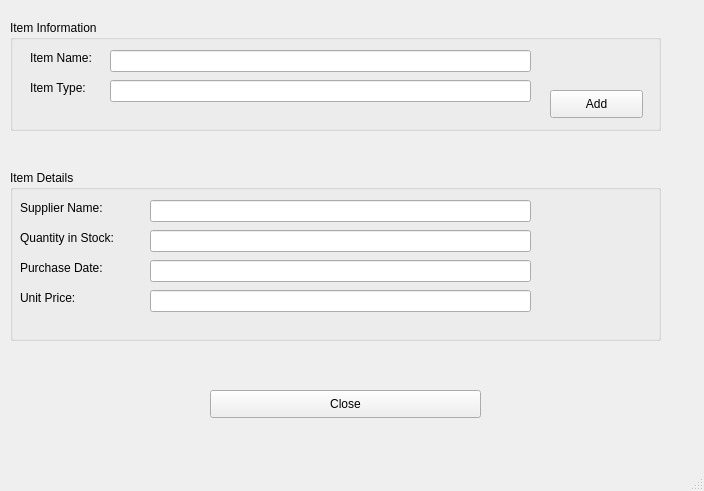
<?xml version="1.0" encoding="UTF-8"?>
<ui version="4.0">
 <class>MainWindow</class>
 <widget class="QMainWindow" name="MainWindow">
  <property name="geometry">
   <rect>
    <x>0</x>
    <y>0</y>
    <width>704</width>
    <height>491</height>
   </rect>
  </property>
  <property name="windowTitle">
   <string>MainWindow</string>
  </property>
  <widget class="QWidget" name="centralwidget">
   <widget class="QGroupBox" name="groupBox">
    <property name="geometry">
     <rect>
      <x>10</x>
      <y>20</y>
      <width>651</width>
      <height>111</height>
     </rect>
    </property>
    <property name="title">
     <string>Item Information</string>
    </property>
    <widget class="QLabel" name="label">
     <property name="geometry">
      <rect>
       <x>20</x>
       <y>30</y>
       <width>81</width>
       <height>16</height>
      </rect>
     </property>
     <property name="text">
      <string>Item Name:</string>
     </property>
    </widget>
    <widget class="QLabel" name="label_2">
     <property name="geometry">
      <rect>
       <x>20</x>
       <y>60</y>
       <width>81</width>
       <height>16</height>
      </rect>
     </property>
     <property name="text">
      <string>Item Type:</string>
     </property>
    </widget>
    <widget class="QLineEdit" name="lineEdit">
     <property name="geometry">
      <rect>
       <x>100</x>
       <y>30</y>
       <width>421</width>
       <height>22</height>
      </rect>
     </property>
    </widget>
    <widget class="QLineEdit" name="lineEdit_2">
     <property name="geometry">
      <rect>
       <x>100</x>
       <y>60</y>
       <width>421</width>
       <height>22</height>
      </rect>
     </property>
    </widget>
    <widget class="QPushButton" name="pushButton">
     <property name="geometry">
      <rect>
       <x>540</x>
       <y>70</y>
       <width>93</width>
       <height>28</height>
      </rect>
     </property>
     <property name="text">
      <string>Add</string>
     </property>
    </widget>
   </widget>
   <widget class="QGroupBox" name="groupBox_3">
    <property name="geometry">
     <rect>
      <x>10</x>
      <y>170</y>
      <width>651</width>
      <height>171</height>
     </rect>
    </property>
    <property name="title">
     <string>Item Details</string>
    </property>
    <widget class="QLabel" name="label_4">
     <property name="geometry">
      <rect>
       <x>10</x>
       <y>30</y>
       <width>131</width>
       <height>16</height>
      </rect>
     </property>
     <property name="text">
      <string>Supplier Name:</string>
     </property>
    </widget>
    <widget class="QLabel" name="label_6">
     <property name="geometry">
      <rect>
       <x>10</x>
       <y>60</y>
       <width>151</width>
       <height>16</height>
      </rect>
     </property>
     <property name="text">
      <string>Quantity in Stock:</string>
     </property>
    </widget>
    <widget class="QLabel" name="label_5">
     <property name="geometry">
      <rect>
       <x>10</x>
       <y>90</y>
       <width>101</width>
       <height>16</height>
      </rect>
     </property>
     <property name="text">
      <string>Purchase Date:</string>
     </property>
    </widget>
    <widget class="QLabel" name="label_7">
     <property name="geometry">
      <rect>
       <x>10</x>
       <y>120</y>
       <width>91</width>
       <height>16</height>
      </rect>
     </property>
     <property name="text">
      <string>Unit Price:</string>
     </property>
    </widget>
    <widget class="QLineEdit" name="lineEdit_4">
     <property name="geometry">
      <rect>
       <x>140</x>
       <y>30</y>
       <width>381</width>
       <height>22</height>
      </rect>
     </property>
    </widget>
    <widget class="QLineEdit" name="lineEdit_5">
     <property name="geometry">
      <rect>
       <x>140</x>
       <y>60</y>
       <width>381</width>
       <height>22</height>
      </rect>
     </property>
    </widget>
    <widget class="QLineEdit" name="lineEdit_6">
     <property name="geometry">
      <rect>
       <x>140</x>
       <y>90</y>
       <width>381</width>
       <height>22</height>
      </rect>
     </property>
    </widget>
    <widget class="QLineEdit" name="lineEdit_7">
     <property name="geometry">
      <rect>
       <x>140</x>
       <y>120</y>
       <width>381</width>
       <height>22</height>
      </rect>
     </property>
    </widget>
   </widget>
   <widget class="QPushButton" name="pushButton_2">
    <property name="geometry">
     <rect>
      <x>210</x>
      <y>390</y>
      <width>271</width>
      <height>28</height>
     </rect>
    </property>
    <property name="text">
     <string>Close</string>
    </property>
   </widget>
   <zorder>groupBox_3</zorder>
   <zorder>groupBox</zorder>
   <zorder>pushButton_2</zorder>
  </widget>
  <widget class="QMenuBar" name="menubar">
   <property name="geometry">
    <rect>
     <x>0</x>
     <y>0</y>
     <width>704</width>
     <height>18</height>
    </rect>
   </property>
  </widget>
  <widget class="QStatusBar" name="statusbar"/>
 </widget>
 <resources/>
 <connections/>
</ui>
